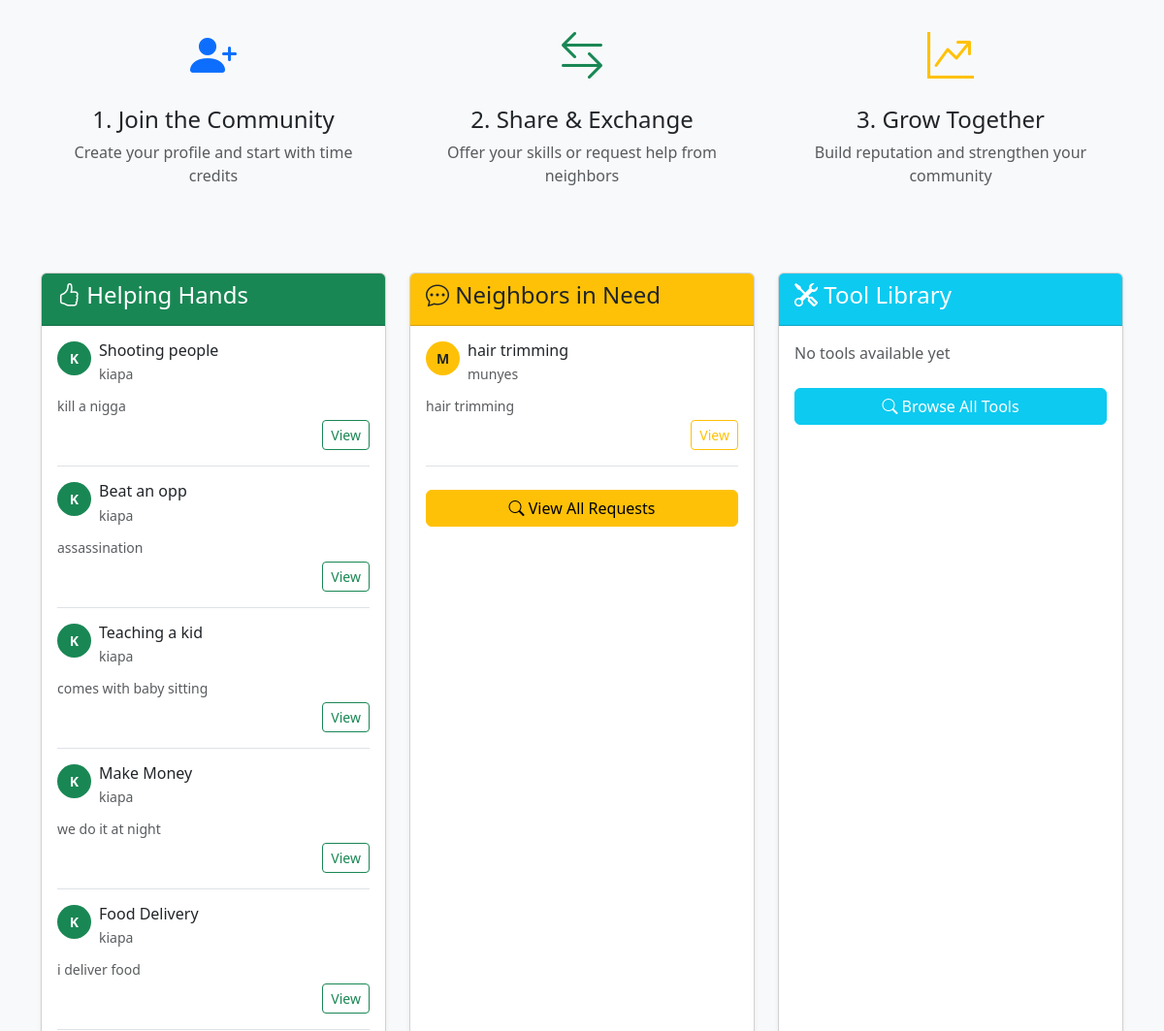
/ (middle part), run on an earlier commit of the app's database.
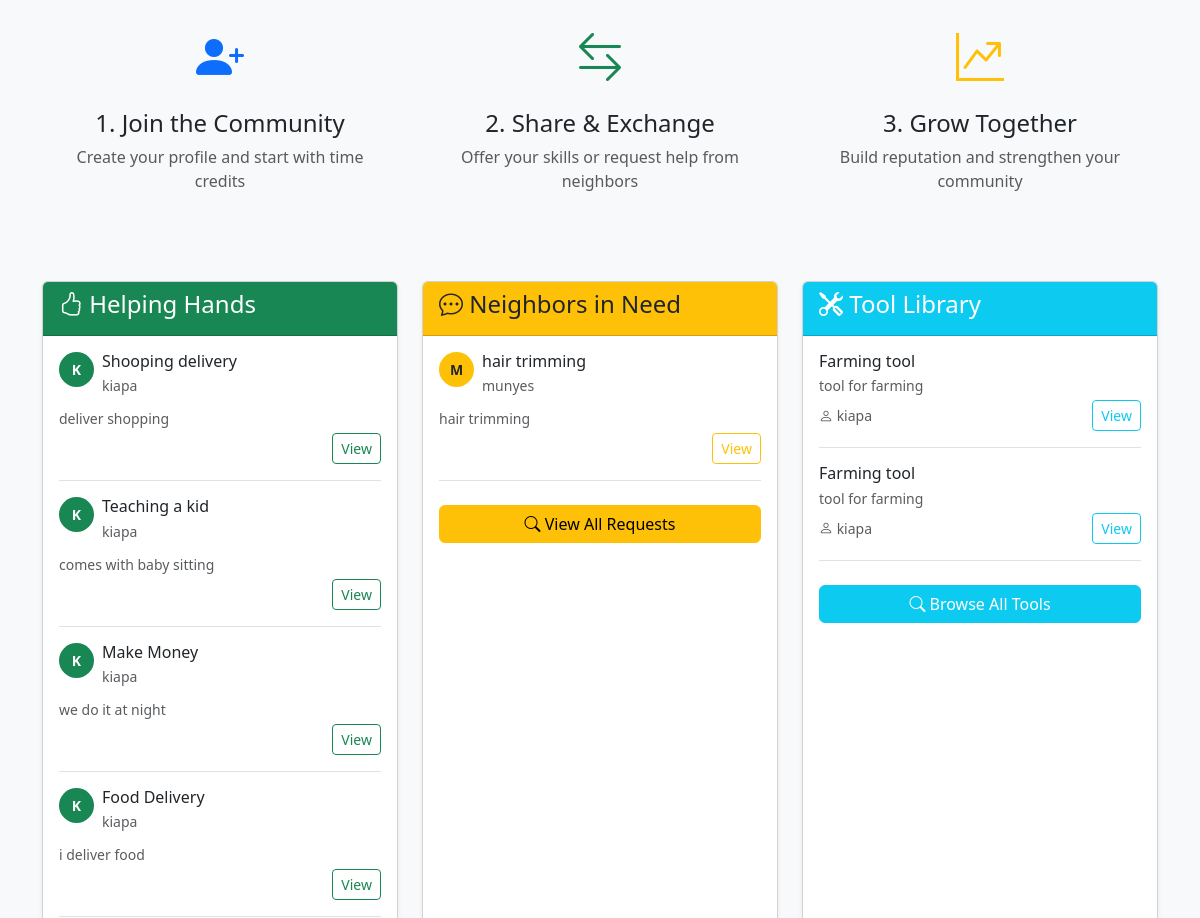
And on a later commit of the database.
### myapp/models.py (models this page shows, shortened)
class ServiceListing(models.Model):
    TYPE_CHOICES = [
        ('OFFER', 'Offering Help'),
        ('REQUEST', 'Requesting Help'),
    ]
    user = models.ForeignKey(User, on_delete=models.CASCADE)
    title = models.CharField(max_length=200)
    description = models.TextField()
    listing_type = models.CharField(max_length=10, choices=TYPE_CHOICES)
    skills = models.ManyToManyField(Skill, related_name='listings')
    created_at = models.DateTimeField(auto_now_add=True)
    is_active = models.BooleanField(default=True)

class Tool(models.Model):
    owner = models.ForeignKey(User, on_delete=models.CASCADE, related_name='tools')
    name = models.CharField(max_length=100)
    description = models.TextField()
    image = models.ImageField(upload_to='tools/', blank=True, null=True)
    is_available = models.BooleanField(default=True)

### myapp/views.py (the view)
# urls.py: path('', views.index, name='home'),
def index(request):
    offers = ServiceListing.objects.filter(listing_type='OFFER', is_active=True)[:6]
    requests = ServiceListing.objects.filter(listing_type='REQUEST', is_active=True)[:6]
    tools = Tool.objects.filter(is_available=True)[:6]
    upcoming_events = Event.objects.filter(event_date__gte=timezone.now(), is_active=True)[:3]
    context = {
        'offers': offers,
        'requests': requests,
        'tools': tools,
        'upcoming_events': upcoming_events,
    }
    return render(request, 'index.html', context)

### myapp/templates/index.html (shortened to what the changed rows need)
{% extends 'base.html' %}
{% block content %}
<div class="row mb-5">
    <div class="col-md-4">
        <div class="card h-100 shadow-sm">
            <div class="card-body">
                {% for offer in offers %}
                <div class="mb-3 pb-3 border-bottom">
                    <div class="d-flex align-items-start mb-2">
                        {% if offer.user.profile.profile_picture %}
                            <img src="{{ offer.user.profile.profile_picture.url }}"
                                 class="rounded-circle me-2"
                                 width="35"
                                 height="35"
                                 style="object-fit: cover;"
                                 alt="{{ offer.user.username }}">
                        {% else %}
                            <div class="rounded-circle bg-success text-white d-flex align-items-center justify-content-center me-2"
                                 style="width: 35px; height: 35px; font-size: 14px; font-weight: bold;">
                                {{ offer.user.username|first|upper }}
                            </div>
                        {% endif %}
                        <div class="flex-grow-1">
                            <h6 class="mb-1">{{ offer.title }}</h6>
                            <small class="text-muted d-block mb-1">{{ offer.user.username }}</small>
                        </div>
                    </div>
                    <p class="small text-muted mb-1">{{ offer.description|truncatewords:15 }}</p>
                    <div class="text-end">
                        <a href="{% url 'listing_detail' offer.pk %}" class="btn btn-sm btn-outline-success">View</a>
                    </div>
                </div>
                {% empty %}
                <p class="text-muted">No offers yet</p>
                {% endfor %}
            </div>
        </div>
    </div>
    <div class="col-md-4">
        <div class="card h-100 shadow-sm">
            <div class="card-body">
                {% for req in requests %}
                <div class="mb-3 pb-3 border-bottom">
                    <div class="d-flex align-items-start mb-2">
                        {% if req.user.profile.profile_picture %}
                            <img src="{{ req.user.profile.profile_picture.url }}"
                                 class="rounded-circle me-2"
                                 width="35"
                                 height="35"
                                 style="object-fit: cover;"
                                 alt="{{ req.user.username }}">
                        {% else %}
                            <div class="rounded-circle bg-warning text-dark d-flex align-items-center justify-content-center me-2"
                                 style="width: 35px; height: 35px; font-size: 14px; font-weight: bold;">
                                {{ req.user.username|first|upper }}
                            </div>
                        {% endif %}
                        <div class="flex-grow-1">
                            <h6 class="mb-1">{{ req.title }}</h6>
                            <small class="text-muted d-block mb-1">{{ req.user.username }}</small>
                        </div>
                    </div>
                    <p class="small text-muted mb-1">{{ req.description|truncatewords:15 }}</p>
                    <div class="text-end">
                        <a href="{% url 'listing_detail' req.pk %}" class="btn btn-sm btn-outline-warning">View</a>
                    </div>
                </div>
                {% empty %}
                <p class="text-muted">No requests yet</p>
                {% endfor %}
            </div>
        </div>
    </div>
    <div class="col-md-4">
        <div class="card h-100 shadow-sm">
            <div class="card-body">
                {% for tool in tools %}
                <div class="mb-3 pb-3 border-bottom">
                    <h6 class="mb-1">{{ tool.name }}</h6>
                    <p class="small text-muted mb-1">{{ tool.description|truncatewords:10 }}</p>
                    <div class="d-flex justify-content-between align-items-center">
                        <small class="text-muted"><i class="bi bi-person"></i> {{ tool.owner.username }}</small>
                        <a href="{% url 'tool_detail' tool.pk %}" class="btn btn-sm btn-outline-info">View</a>
                    </div>
                </div>
                {% empty %}
                <p class="text-muted">No tools available yet</p>
                {% endfor %}
                <a href="{% url 'tool_browse' %}" class="btn btn-info text-white w-100 mt-2">
                    <i class="bi bi-search"></i> Browse All Tools
                </a>
            </div>
        </div>
    </div>
</div>
{% endblock %}

What changed in the data, as far as the page shows it:
removed ServiceListing: user.username|first "K", title "Beat an opp", user.username "kiapa", description "assassination", shown under "Helping Hands"
changed ServiceListing: title "Shooting people" → "Shooping delivery"; description "kill a nigga" → "deliver shopping"
added Tool: name "Farming tool", description "tool for farming", owner.username "kiapa"
added Tool: name "Farming tool", description "tool for farming", owner.username "kiapa"
Also different on the page:
text no longer shown: "No tools available yet"
